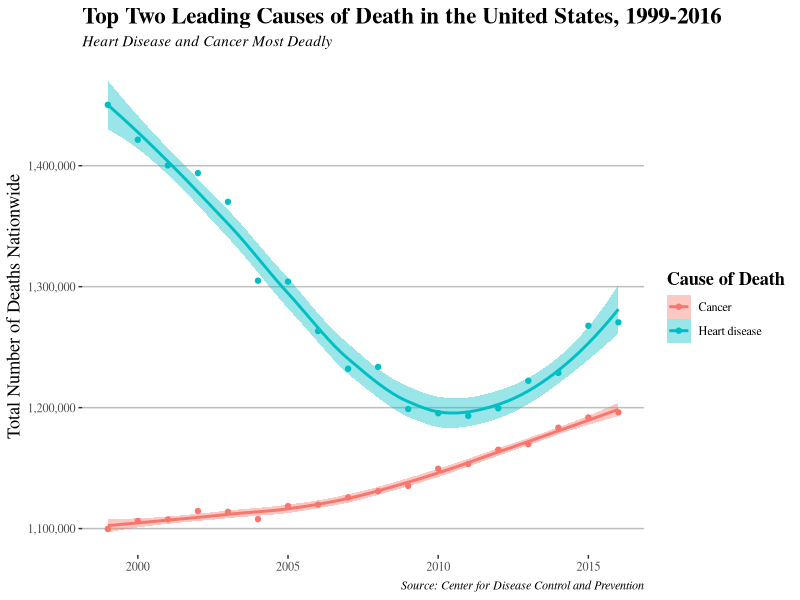
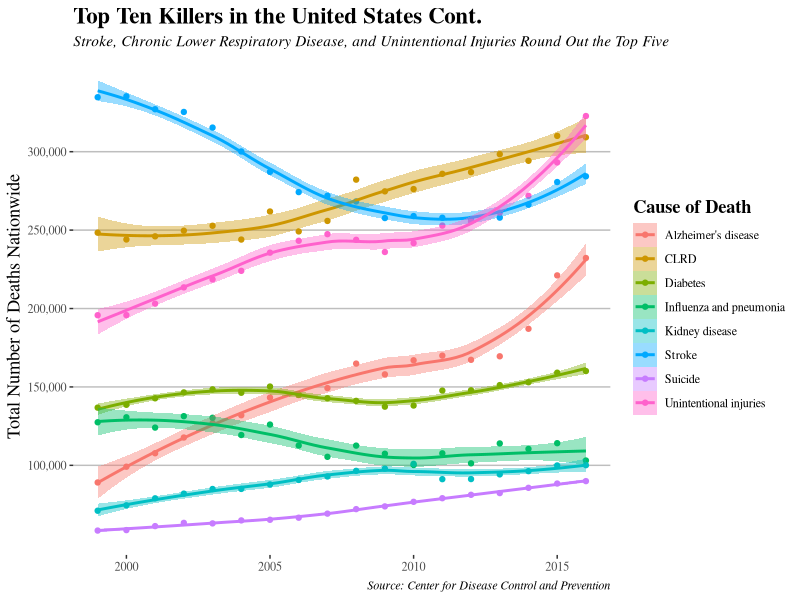
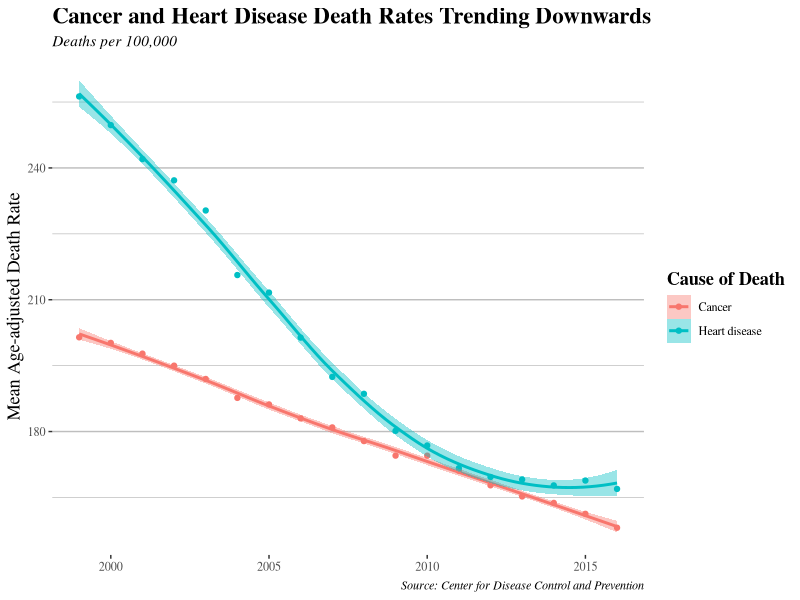
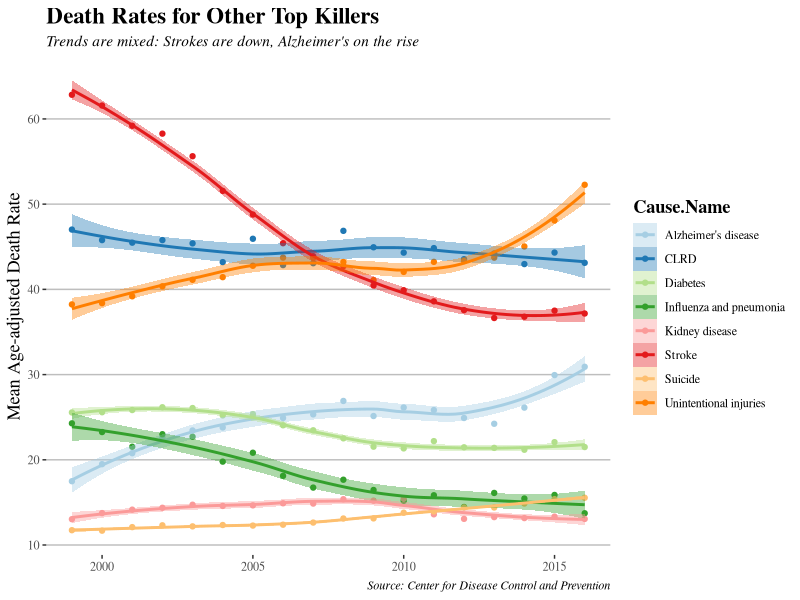

Generate these figures, in order, with R: (Note: this script raises an error after producing the figures.)
## ---- chunk 1
knitr::opts_chunk$set(echo = FALSE, 
                      warning = FALSE, 
                      message = FALSE, 
                      fig.width = 8, 
                      fig.height = 5)

library(tidyverse)
library(readxl)
library(ggplot2)
library(ggthemes)
library(scales)
library(maps)

NCHS <- read.csv("NCHS.csv") %>% 
  select(-X113.Cause.Name)  
  
## ---- chunk 2

# Projected nationwide trends of all 10 (or 5?)

trends_top_two <- NCHS %>% 
  select(Year, Cause.Name, Deaths) %>% 
  group_by(Year, Cause.Name) %>% 
  summarize("Deaths" = sum(Deaths)) %>% 
  filter(Cause.Name != "All causes") %>% 
  na.omit() %>% 
  filter(Cause.Name == "Cancer" | Cause.Name == "Heart disease")

ggplot(trends_top_two, aes(x = Year,
                   y = Deaths, 
                   color = Cause.Name,
                   fill = Cause.Name)) +
  
  geom_point(size = 1.5) +
  geom_smooth() +
  
  scale_y_continuous(labels = scales::comma) + 
  
  scale_fill_discrete(name = "Cause of Death") + 
  scale_color_discrete(name = "Cause of Death") +
  
  labs(x = NULL, y = "Total Number of Deaths Nationwide",
       title = "Top Two Leading Causes of Death in the United States, 1999-2016",
       subtitle = "Heart Disease and Cancer Most Deadly",
       caption = "Source: Center for Disease Control and Prevention") +
  
  theme_tufte() +
  
  theme(plot.title = element_text(size = rel(1.5), face ="bold"),
        plot.subtitle = element_text(face = "italic"),
        legend.title = element_text(size = rel(1.2), face = "bold"),
        axis.title.y = element_text(size = rel(1.2)),
        plot.caption = element_text(face = "italic"),
        panel.grid.major.y = element_line(color = "gray"))

## ---- chunk 3

trends_bottom_eight <- NCHS %>% 
  select(Year, Cause.Name, Deaths) %>% 
  group_by(Year, Cause.Name) %>% 
  summarize("Deaths" = sum(Deaths)) %>% 
  filter(Cause.Name != "All causes") %>% 
  filter(Cause.Name != "Cancer") %>% 
  filter(Cause.Name != "Heart disease") %>% 
  na.omit() 

ggplot(trends_bottom_eight, aes(x = Year,
                   y = Deaths, 
                   color = Cause.Name,
                   fill = Cause.Name)) +
  
  geom_point(size = 1.5) +
  geom_smooth() +
    
  scale_y_continuous(labels = scales::comma,
                     breaks = c(100000, 150000, 200000, 250000, 300000)) + 
  
  labs(x = NULL, y = "Total Number of Deaths Nationwide",
       title = "Top Ten Killers in the United States Cont.",
       subtitle = "Stroke, Chronic Lower Respiratory Disease, and Unintentional Injuries Round Out the Top Five",
       caption = "Source: Center for Disease Control and Prevention") +
  
  scale_color_brewer(palette = "Paired") +
  scale_fill_brewer(palette = "Paired") +
  
  scale_fill_discrete(name = "Cause of Death") + 
  scale_color_discrete(name = "Cause of Death") +
  
  theme_tufte() +
  
  theme(plot.title = element_text(size = rel(1.5), face ="bold"),
        plot.subtitle = element_text(face = "italic"),
        legend.title = element_text(size = rel(1.2), face = "bold"),
        axis.title.y = element_text(size = rel(1.2)),
        plot.caption = element_text(face = "italic"),
        panel.grid.major.y = element_line(color = "gray"))


## ---- chunk 4

death_rate <- NCHS %>% 
  group_by(Year, Cause.Name) %>% 
  summarize(Age.adjusted.Death.Rate = mean(Age.adjusted.Death.Rate)) %>% 
  filter(Cause.Name != "All causes") %>%
  filter(Cause.Name == "Cancer" | Cause.Name == "Heart disease") %>% 
  na.omit() 

ggplot(death_rate, aes(x = Year,
                       y = Age.adjusted.Death.Rate,
                       color = Cause.Name,
                       fill = Cause.Name)) +

  geom_point(size = 1.5) +
  geom_smooth() +

  scale_fill_discrete(name = "Cause of Death") +
  scale_color_discrete(name = "Cause of Death") +

  labs(x = NULL, y = "Mean Age-adjusted Death Rate",
       title = "Cancer and Heart Disease Death Rates Trending Downwards",
       subtitle = "Deaths per 100,000",
       caption = "Source: Center for Disease Control and Prevention") +

  theme_tufte() +

  theme(plot.title = element_text(size = rel(1.5), face ="bold"),
        plot.subtitle = element_text(face = "italic"),
        legend.title = element_text(size = rel(1.2), face = "bold"),
        axis.title.y = element_text(size = rel(1.2)),
        plot.caption = element_text(face = "italic"),
        panel.grid.major.y = element_line(color = "gray"),
        panel.grid.minor.y = element_line(color = "gray"))


## ---- chunk 5

death_rate <- NCHS %>% 
  group_by(Year, Cause.Name) %>% 
  summarize(Age.adjusted.Death.Rate = mean(Age.adjusted.Death.Rate)) %>% 
  filter(Cause.Name != "All causes") %>% 
  filter(Cause.Name != "Cancer") %>% 
  filter(Cause.Name != "Heart disease") %>% 
  na.omit() 

ggplot(death_rate, aes(x = Year,
                       y = Age.adjusted.Death.Rate,
                       color = Cause.Name,
                       fill = Cause.Name)) +

  geom_point(size = 1.5) +
  geom_smooth() +

  scale_fill_discrete(name = "Cause of Death") +
  scale_color_discrete(name = "Cause of Death") +
  
  scale_color_brewer(palette = "Paired") +
  scale_fill_brewer(palette = "Paired") +

  labs(x = NULL, y = "Mean Age-adjusted Death Rate",
       title = "Death Rates for Other Top Killers",
       subtitle = "Trends are mixed: Strokes are down, Alzheimer's on the rise",
       caption = "Source: Center for Disease Control and Prevention") +

  theme_tufte() +

  theme(plot.title = element_text(size = rel(1.5), face ="bold"),
        plot.subtitle = element_text(face = "italic"),
        legend.title = element_text(size = rel(1.2), face = "bold"),
        axis.title.y = element_text(size = rel(1.2)),
        plot.caption = element_text(face = "italic"),
        panel.grid.major.y = element_line(color = "gray"))


## ---- chunk 6
# Map with shading according to number 1 killer in past 5 years
us_states <- map_data("state")

NCHS_states <- NCHS 
NCHS_states$region <- tolower(NCHS_states$State)

NCHS_states_joined <- left_join(us_states, NCHS_states)

## ---- chunk 7

heart_disease <- NCHS_states_joined %>% 
  filter(Cause.Name == "Heart disease") %>% 
  filter(Year %in% c(2013,2014,2015,2016))

ggplot(data = heart_disease, aes(x = long,
                             y = lat,
                             group = group,
                             fill = Age.adjusted.Death.Rate)) +
  
  facet_wrap(~Year, ncol = 2) +

  geom_polygon(color = "grey90", size = .1) +

  coord_map(projection = "albers", lat0 = 39, lat1 = 45) +   # curves map to annoy flat-earthers
  
  labs(x = NULL, y = NULL,
       title = "Heart Disease Death Rates By State",
       subtitle = NULL,
       caption = "Source: Center for Disease Control and Prevention",
       fill = "Death rate per 100,000 persons") +
  
  scale_fill_viridis_c(option = "inferno") +
  
  theme_map() +
  
  theme(plot.title = element_text(size = rel(1.5), face ="bold"),
        plot.caption = element_text(face="italic"),
        legend.position = "bottom",
        strip.background = element_blank())
## ---- chunk 8

suicide <- NCHS_states_joined %>% 
  filter(Cause.Name == "Suicide") %>% 
  filter(Year %in% c(2013,2014,2015,2016))

ggplot(data = suicide, aes(x = long,
                             y = lat,
                             group = group,
                             fill = Age.adjusted.Death.Rate)) +
  
  facet_wrap(~Year, ncol = 2) +

  geom_polygon(color = "grey90", size = .1) +

  coord_map(projection = "albers", lat0 = 39, lat1 = 45) +   # curves map to annoy flat-earthers
  
  labs(x = NULL, y = NULL,
       title = "Suicide Death Rates By State",
       subtitle = NULL,
       caption = "Source: Center for Disease Control and Prevention",
       fill = "Death rate per 100,000 persons") +
  
  scale_fill_viridis_c(option = "cividis") +
  
  theme_map() +
  
  theme(plot.title = element_text(size = rel(1.5), face ="bold"),
        plot.caption = element_text(face="italic"),
        legend.position = "bottom",
        strip.background = element_blank())

## ---- chunk 9
# influenza <- NCHS_states_joined %>% 
#   filter(Cause.Name == "Influenza and pneumonia") %>% 
#   filter(Year %in% c(2013,2014,2015,2016))
# 
# ggplot(data = influenza, aes(x = long,
#                              y = lat,
#                              group = group,
#                              fill = Age.adjusted.Death.Rate)) +
#   
#   facet_wrap(~Year, ncol = 2) +
# 
#   geom_polygon(color = "grey90", size = .1) +
# 
#   coord_map(projection = "albers", lat0 = 39, lat1 = 45) +   # curves map to annoy flat-earthers
#   
#   labs(x = NULL, y = NULL,
#        title = "Influenza and Pneumonia Death Rates By State",
#        subtitle = NULL,
#        caption = "Source: Center for Disease Control and Prevention",
#        fill = "Death rate per 100,000 persons") +
#   
#   scale_fill_viridis_c(option = "viridis") +
#   
#   theme_map() +
#   
#   theme(plot.title = element_text(size = rel(1.5), face ="bold"),
#         plot.caption = element_text(face="italic"),
#         legend.position = "bottom",
#         strip.background = element_blank())

## ---- chunk 10
unintentional <- NCHS_states_joined %>% 
  filter(Cause.Name == "Unintentional injuries") %>% 
  filter(Year %in% c(2013, 2014,2015,2016))

ggplot(data = unintentional, aes(x = long,
                             y = lat,
                             group = group,
                             fill = Age.adjusted.Death.Rate)) +
  
  facet_wrap(~Year, ncol = 2) +

  geom_polygon(color = "grey90", size = .1) +

  coord_map(projection = "albers", lat0 = 39, lat1 = 45) +   # curves map to annoy flat-earthers
  
  labs(x = NULL, y = NULL,
       title = "Unintentional Death Rates By State",
       subtitle = NULL,
       caption = "Source: Center for Disease Control and Prevention",
       fill = "Death rate per 100,000 persons") +
  
  scale_fill_viridis_c(option = "plasma") +
  
  theme_map() +
  
  theme(plot.title = element_text(size = rel(1.5), face ="bold"),
        plot.caption = element_text(face="italic"),
        legend.position = "bottom",
        strip.background = element_blank())

